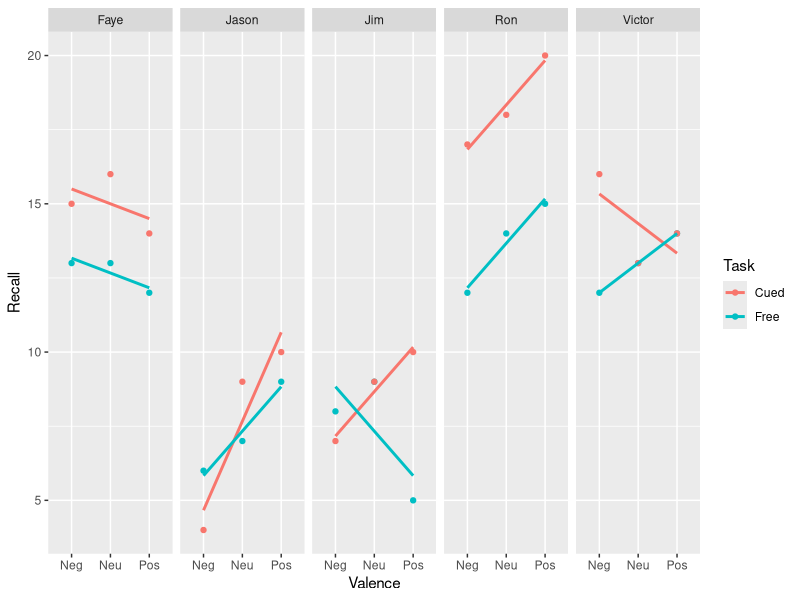

Generate this figure with R: (Note: this script raises an error after producing the figure.)
## ---- chunk 1
# <img src="http://www.stanford.edu/~lchowe/study_design.png">
## ---- chunk 2
library(lme4)
library(ggplot2)

setwd("~/Dropbox/TA/Psych252_MW/WWW/datasets")
d0 <- read.table('ex4.txt', header=TRUE)
head(d0)
## ---- chunk 3
p <- ggplot(d0, aes(x=Valence, y= Recall, group=Task, colour=Task))
p + geom_point() + 
  facet_wrap(~Subject, ncol=5, scales="fixed") +
  geom_smooth(method="lm", se=FALSE)
## ---- chunk 4
rs.lmer0 = lmer(Recall ~ Task + (1 | Subject), d0)
summary(rs.lmer0)
## ---- chunk 5
with(d0, t.test(Recall[Task=='Cued'], Recall[Task=='Free'], paired=TRUE))
## ---- chunk 6
rs.lmer0 = lmer(Recall ~ Task + (Task | Subject), d0)
summary(rs.lmer0)
## ---- chunk 7
d0$Valencefac <- factor(d0$Valence, levels=c("Neu","Neg","Pos"))
rs.lmer01 = lmer(Recall ~ Task + Valencefac + (1 | Subject), d0)
summary(rs.lmer01)
## ---- chunk 8
d0$Valencefac2 <- factor(d0$Valence, levels=c("Neu","Neg","Pos"))
contrasts(d0$Valencefac2, 1) = c(-1, 0, 1) 
rs.lmer02 = lmer(Recall ~ Task + Valencefac2 + (1 | Subject), d0)
summary(rs.lmer02)
## ---- chunk 9
rs.lmer0a = lmer(Recall ~ Task + (1 | Subject), d0, REML=FALSE)
rs.lmer01a = lmer(Recall ~ Task + Valencefac + (1 | Subject), d0, REML=FALSE)
rs.lmer02a = lmer(Recall ~ Task + Valencefac2 + (1 | Subject), d0, REML=FALSE)
## ---- chunk 10
anova(rs.lmer0a, rs.lmer01a) 
anova(rs.lmer0a, rs.lmer02a)
## ---- chunk 11
summary(rs.lmer01)
summary(rs.lmer01a) 
## ---- chunk 12
summary(rs.lmer02)
summary(rs.lmer02a)
## ---- chunk 13
1-pchisq(-2*logLik(rs.lmer02a)[1]--2*logLik(rs.lmer01a)[1],1)
## ---- chunk 14
rs.lmer1 = lmer(Recall ~ Task + Valencefac + (1 + Valencefac | Subject), d0)
summary(rs.lmer1)
## ---- chunk 15
anova(rs.lmer01, rs.lmer1)
## ---- chunk 16
rs.lmer1a = lmer(Recall ~ Task + Valencefac + (1 + Task | Subject), d0)
summary(rs.lmer1a)

anova(rs.lmer01,rs.lmer1a)
## ---- chunk 17
rs.lmer2 = lmer(Recall ~ Task + Valencefac +  (1 + Valencefac + Task | Subject), d0)
summary(rs.lmer2) 
anova(rs.lmer01, rs.lmer2) 
## ---- chunk 18
rs.lmer2a = lmer(Recall ~ Task + Valencefac +  (1 + Task + Valencefac | Subject), d0)
summary(rs.lmer2a)
## ---- chunk 19
contrasts(d0$Valence) = contr.treatment(3, base=2)
rs.lmer3a = lmer(Recall ~ Task+Valence + (1 + Valence*Task | Subject), d0) # Note the warning error message. 
summary(rs.lmer3a)
## ---- chunk 20
setwd("~/Dropbox/TA/Psych252_MW/WWW/datasets")
d <- read.csv('timeflies.csv')
library(reshape2)
## ---- chunk 21
timeflies = d[,-1]
## ---- chunk 22
head(timeflies)
## ---- chunk 23
rowMeans(timeflies[,1:10])->timeflies$comclips.rat
rowMeans(timeflies[,11:20])->timeflies$statsclips.rat
rowMeans(timeflies[,21:30])->timeflies$comclips.len
rowMeans(timeflies[,31:40])->timeflies$statsclips.len
## ---- chunk 24
timeflies$diff.rat<-timeflies$comclips.rat-timeflies$statsclips.rat
timeflies$diff.len<-timeflies$comclips.len-timeflies$statsclips.len
## ---- chunk 25
timeflies$csum.rat<- scale(timeflies$comclips.rat+timeflies$statsclips.rat,scale=F)
## ---- chunk 26
summary(lm(diff.len~1,data=timeflies))
t.test(timeflies$diff.len)

#Visualized:
ggplot(melt(data.frame("subj"=d$X,timeflies[,43:44]),id.vars=1),aes(variable,value,group=subj))+geom_point()+geom_line()+stat_smooth(method="lm",aes(group=1),size=2)
## ---- chunk 27
summary(lm(diff.rat~1,data=timeflies))

# Visualized:
ggplot(melt(data.frame("subj"=d$X,timeflies[,41:42]),id.vars=1),aes(variable,value,group=subj))+geom_point()+geom_line()+stat_smooth(method="lm",aes(group=1),size=2)
## ---- chunk 28
summary(lm(diff.len~diff.rat+csum.rat,data=timeflies))
## ---- chunk 29
# Visualized:
ggplot(data.frame("subj"=d$X,timeflies[,45:46]),aes(diff.len,diff.rat))+geom_point()+stat_smooth(method="lm")
